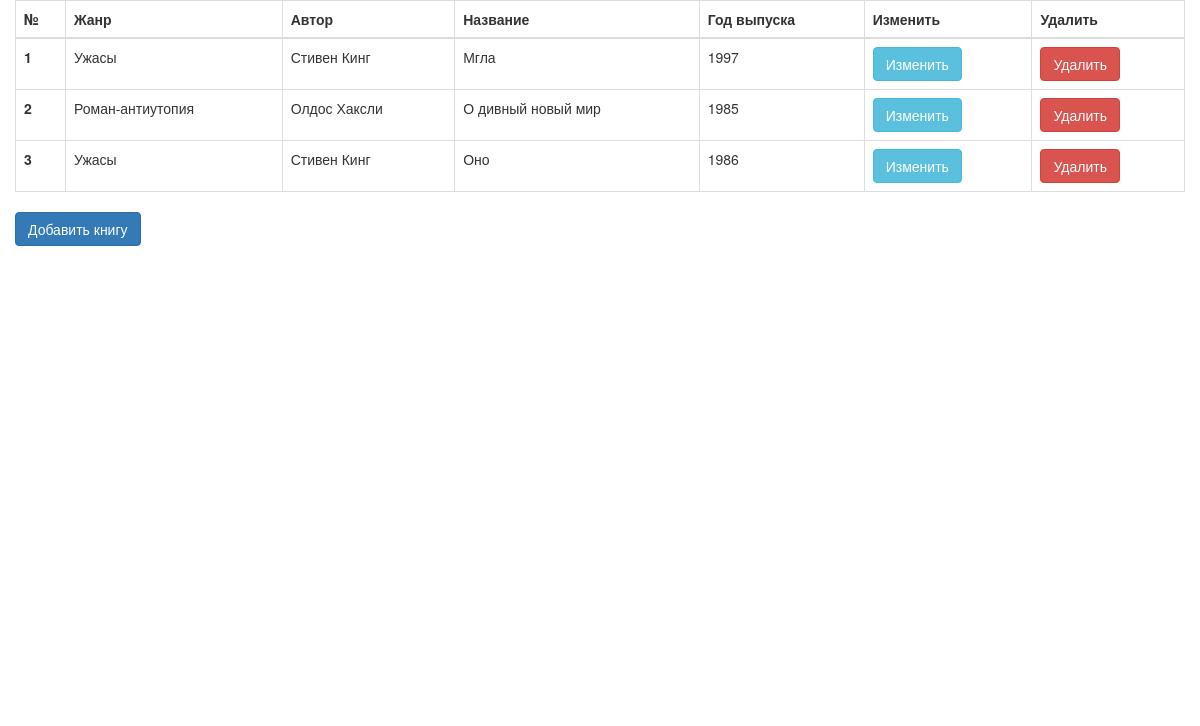
The page / on the database its author committed.
### tables this page shows
CREATE TABLE IF NOT EXISTS `book` (
  `id_book` int(20) NOT NULL AUTO_INCREMENT,
  `genre` varchar(100) NOT NULL,
  `autor` varchar(100) NOT NULL,
  `name` varchar(100) NOT NULL,
  `year` int(20) NOT NULL,
  PRIMARY KEY (`id_book`)
);

### assets/class.php (called while the page is built, shortened)
<?
require_once('connect.php');
class book
{
    public function get_data ()
    {
        $db_connect = new Connect();
        $data = $db_connect->get_Data_DB("SELECT * FROM `book` ORDER BY id_book");
        $this->data = $data;
    }
}
?>

### assets/connect.php (called while the page is built, shortened)
<?
class Connect
{
    private $login;
    private $password;
    public $data_base;
    function __construct($host = 'localhost', $dbname = 'cm32380_db', $charset = 'utf8', $login = 'cm32380_db', $password = '12345')
    {
        $this->data_base = "mysql:host=$host;dbname=$dbname;charset=$charset";
        $this->login     = $login;
        $this->password = $password;
    }
    function get_Data_DB ($query)
    {
        try
        {
            $db = new PDO($this->data_base, $this->login, $this->password);
        }
        catch (PDOException $e)
        {
            echo $e->getMessage();
        }
        $stmt = $db->prepare($query);
        $stmt->execute();
        while ($row = $stmt->fetch(PDO::FETCH_ASSOC))
        {
            $out[] = $row;
        }
        return $out ? $out : false;
    }
}
?>

### index.php (the view, shortened to what this page needs)
<!DOCTYPE html>
<html>
<head>
	<link rel="stylesheet" type="text/css" href="assets/css/bootstrap.min.css">
	<link rel="stylesheet" type="text/css" href="assets/css/style.css">
	<?
		require_once('assets/class.php');
		$obj = new book();
		$obj->get_data();
		$query = $obj->data;
	?>
</head>
<body>
	<div class="container-fluid">
		<table class="table table-bordered" id="myTable">
			<thead>
				<tr>
					<th>№</th>
					<th>Жанр</th>
					<th>Автор</th>
					<th>Название</th>
					<th>Год выпуска</th>
					<th>Изменить</th>
					<th>Удалить</th>
				</tr>
			</thead>
			<tbody>
				<? foreach ($query as $item) {?>
				<tr>
					<th></th>
					<td><?=$item['genre']?></td>
					<td><?=$item['autor']?></td>
					<td><?=$item['name']?></td>
					<td><?=$item['year']?></td>
					<td><button type="button" class="btn btn-info" value="<?=$item['id_book']?>" onclick = "updateData(this.value)">Изменить</button></td>
					<td><button type="button" class="btn btn-danger" value="<?=$item['id_book']?>" onclick = "deleteData(this.value)">Удалить</button></td>
				</tr>
				<?}?>
			</tbody>
		</table>
		<button type="button" class="btn btn-primary" style="margin-bottom: 20px" onclick="insertData()">Добавить книгу</button>
	</div>
	<div class="container-fluid">
		<div class="row">
		</div>
	</div>
</body>
</html>

### assets/css/style.css (style rules this page uses)
table tbody { counter-reset: rowNumber; }
table tbody tr { counter-increment: rowNumber; }
table tbody tr th:first-child::before { content: counter(rowNumber); }

### rows shown on the page
book: genre "Ужасы", autor "Стивен Кинг", name "Мгла", year "1997", $item['id_book'] 43 (drawn)
book: genre "Роман-антиутопия", autor "Олдос Хаксли", name "О дивный новый мир", year "1985", $item['id_book'] 44 (drawn)
book: genre "Ужасы", autor "Стивен Кинг", name "Оно", year "1986", $item['id_book'] 45 (drawn)
